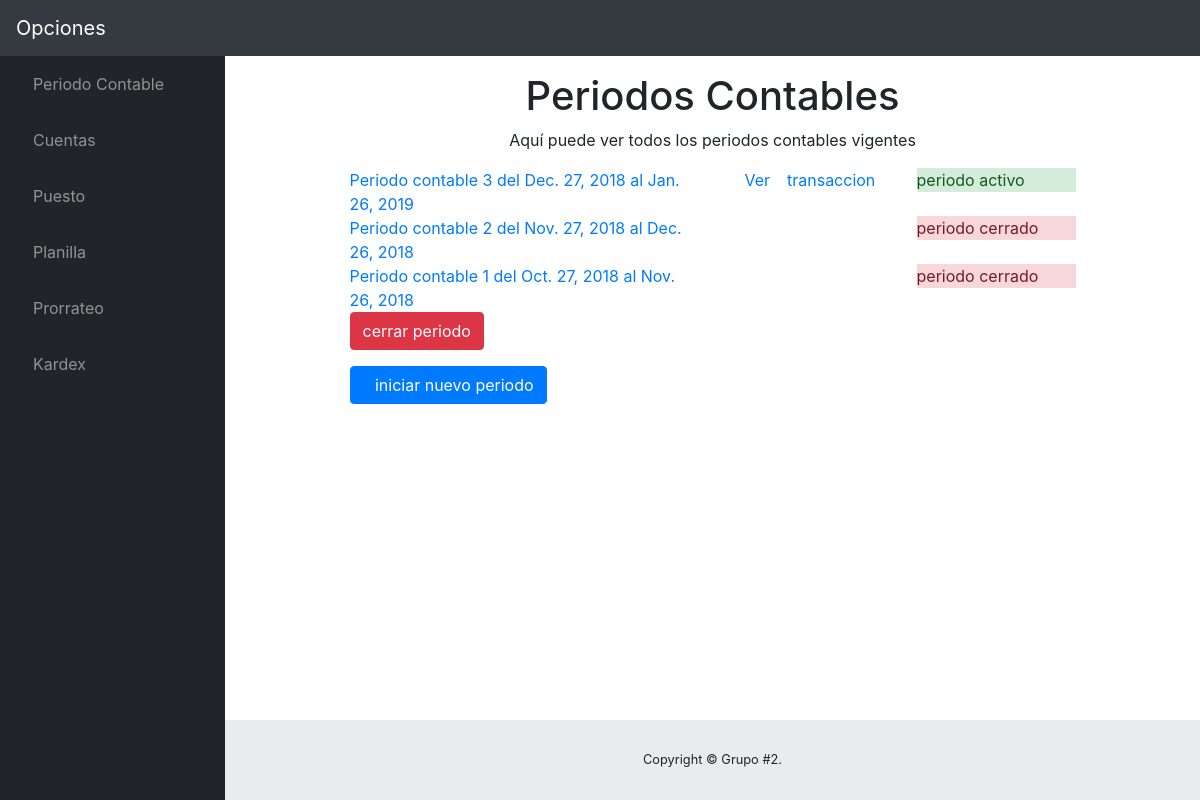
The app's page /nuevoPeriodo/, older data.
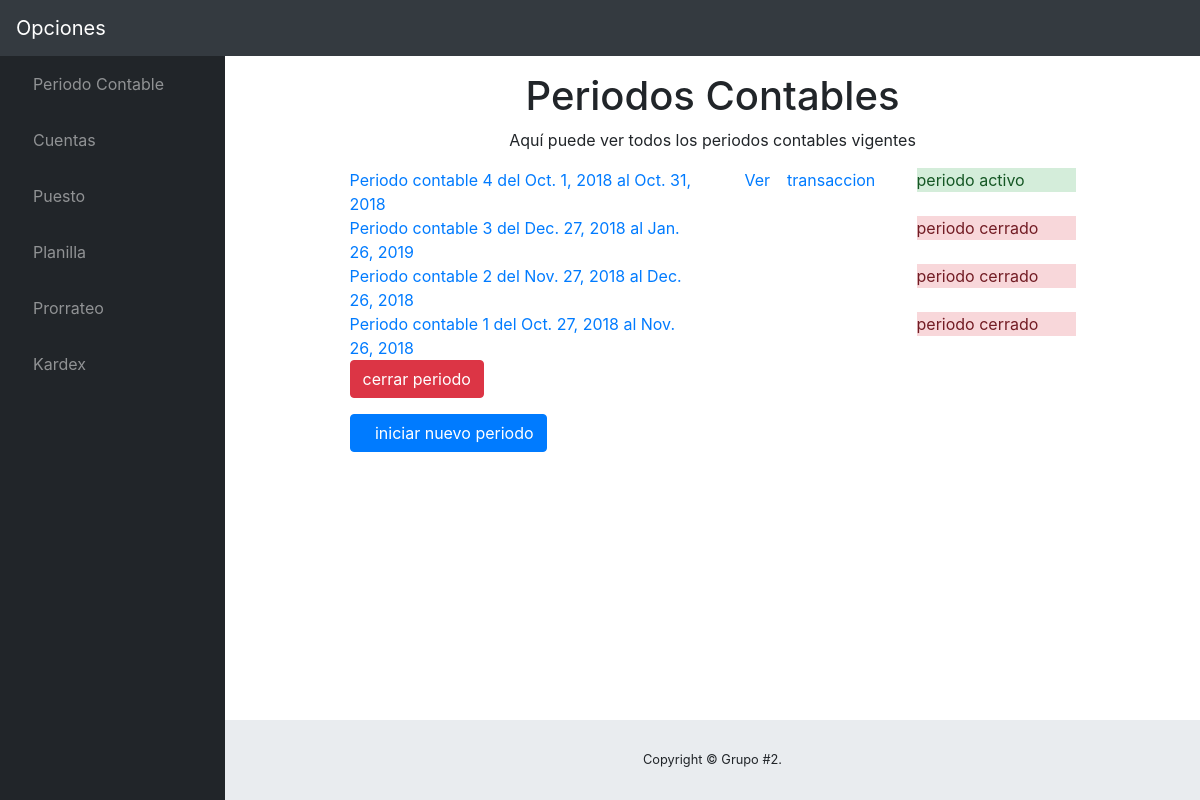
The same page, newer data.
### contable/models.py (models this page shows)
class PeriodoContable(models.Model):
	fecha_inicio = models.DateField()
	fecha_final = models.DateField()
	usr_aperturo = models.CharField(max_length=20, blank=False)
	usr_cerro = models.CharField(max_length=20, blank=True)
	activo = models.BooleanField(default=True)

### contable/views.py (the view)
# urls.py: url(r'^nuevoPeriodo/', nuevoPeriodo,name="nuevoPeriodo"),
def nuevoPeriodo(request):
	template=loader.get_template('Main/nuevoPeriodo.html')
	periodo = PeriodoContable.objects.all().order_by('-id')
	mensaje=''
	if request.method=='POST':
		action = request.POST.get('action',None)
		i=1
		if action =='nuevo':
			if i > 0 :
				i=len(periodo)
				periodoanterior = periodo.get(pk=i)
				if periodoanterior.activo :
					mensaje ='Debe cerrar el periodo anterior para iniciar este'
					context={
					'periodo':periodo,
					'mensaje':mensaje,
					}
					return HttpResponse(template.render(context , request))
			fi = request.POST.get('fecha_inicio',None)
			ff = request.POST.get('fecha_final',None)
			us = request.POST.get('usuario',None)
			usf = 'desconocido'
			periodo1 = PeriodoContable()
			periodo1.fecha_inicio = fi
			periodo1.fecha_final =ff
			periodo1.usr_aperturo = us
			periodo1.usr_cerro =usf
			periodo1.save()
			i = len(periodo)
			if i>0:
				periodoAnterior = periodo.first()
				for x in periodoAnterior.libromayor_set.all():
					saldo = abs(x.saldoDeudor - x.saldoAcreedor)
					if x.saldoDeudor > x.saldoAcreedor:
						lib = LibroMayor(cuenta=x.cuenta,codCuenta=x.codCuenta,saldoDeudor=saldo,saldoAcreedor=0,periodo=periodo1,saldo=saldo)
						lib.save()
						print(lib)
					if x.saldoAcreedor > x.saldoDeudor:
						lib = LibroMayor(cuenta=x.cuenta,codCuenta=x.codCuenta,saldoDeudor=0,saldoAcreedor=saldo,periodo=periodo1,saldo=saldo)
						lib.save()
						print(lib)
			if periodo1.fecha_inicio == periodo1.fecha_final :
				mensaje='no puede ingresar la misma fecha inicial y final, pero por ser pruebas admito lo que sea XD por ahorita, enrealidad solo pedira la fecha de inicio y a esta se le sumara un mes'
			periodo = PeriodoContable.objects.all().order_by('-id')
			context={
				'periodo':periodo,
				'mensaje':mensaje,
			}
			return HttpResponse(template.render(context , request))
		elif action=='cerrar' :
			if i>0 :
				i=len(periodo)
				periodocerrar = periodo.get(pk=i)
				periodocerrar.activo=False
				periodocerrar.save()
				periodo = PeriodoContable.objects.all()
				context={
					'periodo':periodo,
					'mensaje':mensaje,
				}
				return HttpResponse(template.render(context , request))
	context={
		'periodo':periodo,
		'mensaje':mensaje,
	}
	return HttpResponse(template.render(context , request))

### contable/templates/Main/nuevoPeriodo.html (shortened to what this page needs)
{% extends "Base/base.html" %}
{% block Contenido %}
<section class="container" style="width:80%">
	<h1 class="text-center">Periodos Contables</h1>
    <p class="text-center">Aquí puede ver todos los periodos contables vigentes</p>
	{% for p in periodo %}
        <div class="row">
            <div class="col-sm-6">
                <a href="{% url 'contable:estados' p.id %}" class="estilo">Periodo contable {{p.id}} del {{p.fecha_inicio}} al {{p.fecha_final}} </a>
            </div>
            {% if p.activo %}
                <div class="col-sm-3">
                    <a href="{% url 'contable:estados' p.id %}"><i class="fas fa-eye"></i> Ver</a>
                    <a href="{% url 'contable:reg_transaccion' p.id %}"><i class="fas fa-address-card"></i>transaccion</a>
                </div>
                <div class="col-sm-3">
                    <div class="alert-success">periodo activo</div>
                </div>
            {% else %}
                <div class="col-sm-3">
                </div>
                <div class="col-sm-3">
                    <div class="alert-danger">periodo cerrado</div>
                </div>
            {% endif %}
        </div>
	{% endfor %}
	<form method="POST">
		<p><input type="submit" name="cerrar" id="cerrar" value="cerrar periodo" class="btn btn-danger"></p>
	</form>
    <p><a href="" class="btn btn-primary" data-toggle="modal" data-target="#modalNewPeriodo"><i class="fas fa-plus"></i>iniciar nuevo periodo</a></p>
</section>
{% endblock Contenido %}

Row changes from the older to the newer data that the page shows:
added PeriodoContable: id "4", fecha_inicio "Oct. 1, 2018", fecha_final "Oct. 31, 2018", activo True (drawn)
changed PeriodoContable "Dec. 27, 2018": activo "Ver transaccion periodo activo" → "periodo cerrado"
